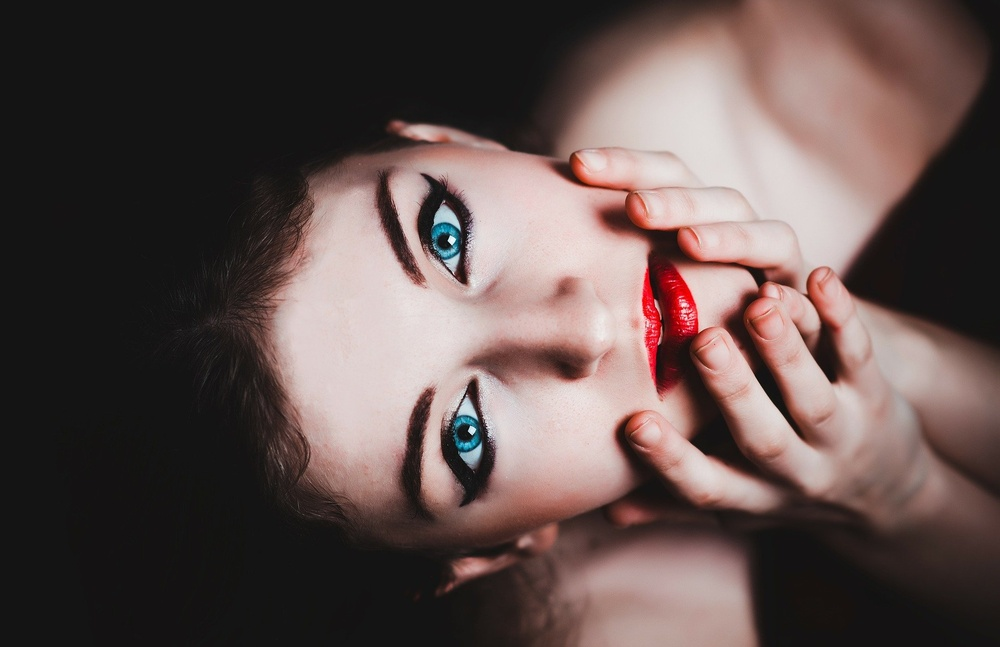
#> input picture data/woman2.jpg, 1000 x 647 px, shrunk from 1920 x 1243 before the run
$ python binarizeImage.py
#> lines starting #> are read from the running program, lines starting #| are printed output that depends on the picture
import cv2
from matplotlib import pyplot as plt

img = cv2.imread('data/woman2.jpg')
#> img is the input picture: shape (647, 1000, 3); mean B, G, R 78.2, 80.9, 97.2

threshold = 128
maxValue = 255
im_bool = img < threshold
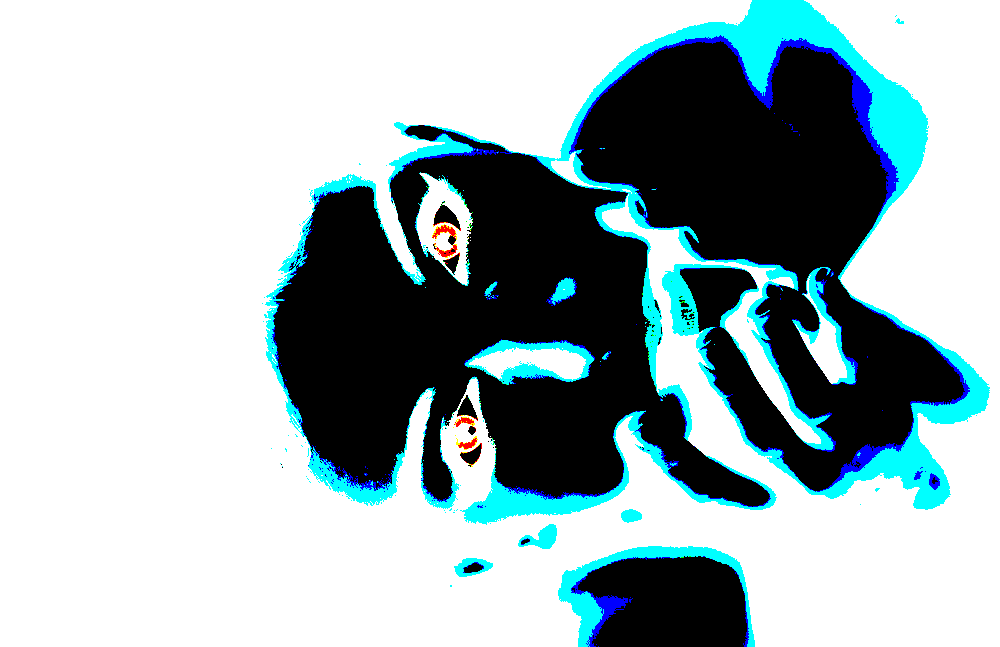
#> im_bool: shape (647, 1000, 3) bool; mean B, G, R 0.71, 0.697, 0.625

print(im_bool)
#> (printed output is left out)

newImage = im_bool * maxValue

plt.imshow(newImage)
plt.show()
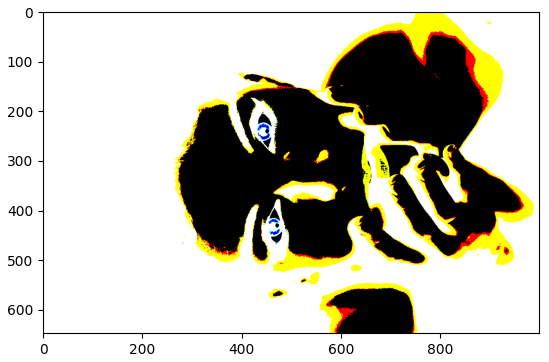
#> figure drawn by matplotlib, 1 panel; B, G, R data is drawn as R, G, B

$ run again, with data/moon.jpg copied over data/woman2.jpg
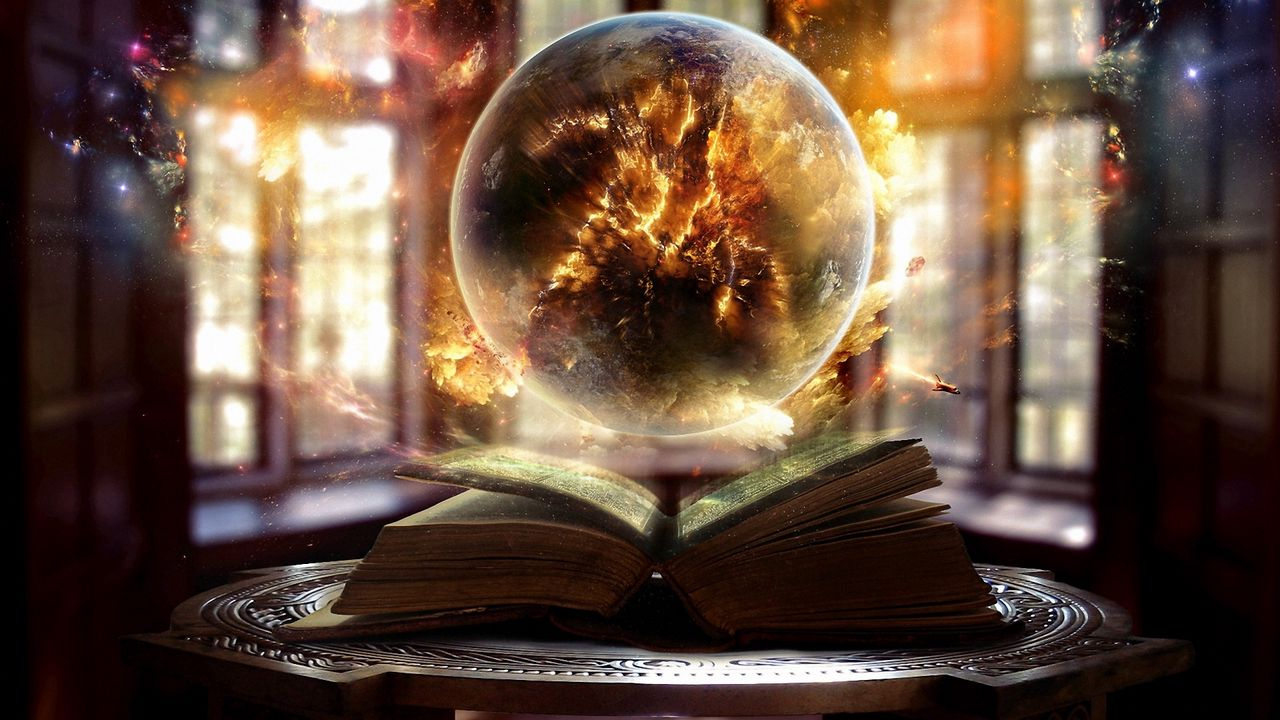
#> input picture data/moon.jpg, 1280 x 720 px
#> img is the input picture: shape (720, 1280, 3); mean B, G, R 62.6, 78.1, 101.7
#> `im_bool = img < threshold`:
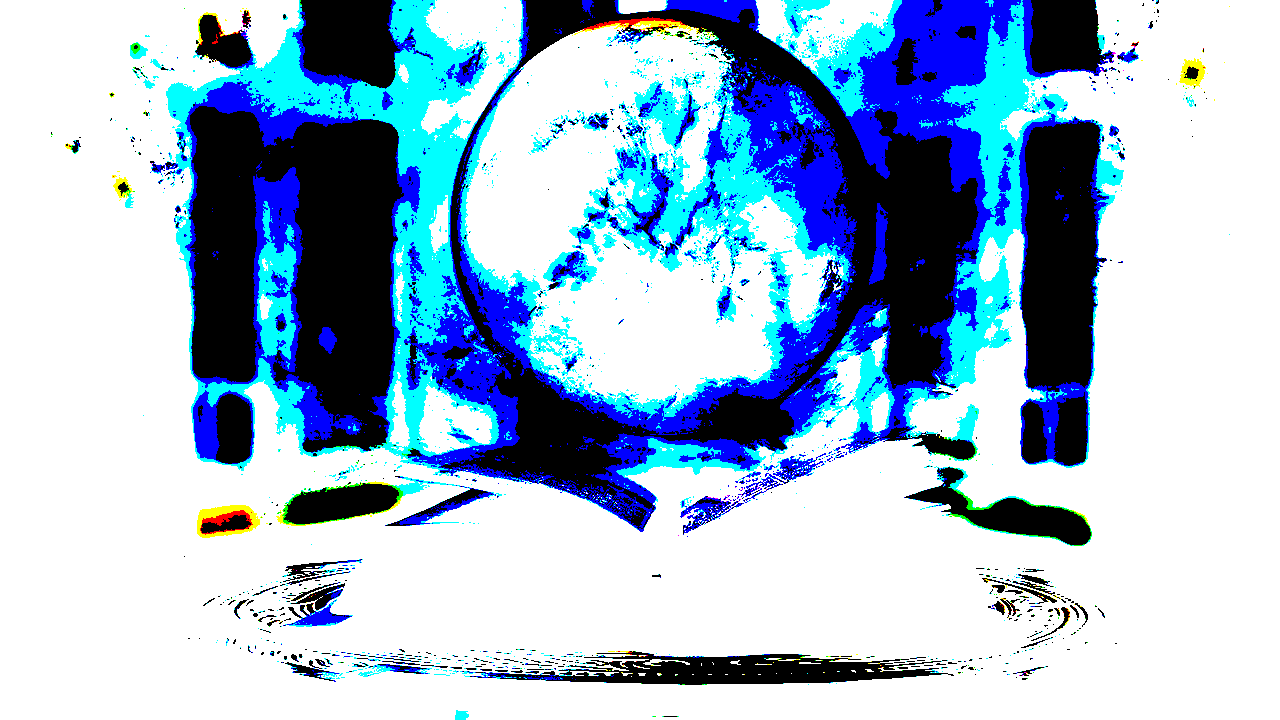
#> im_bool: shape (720, 1280, 3) bool; mean B, G, R 0.818, 0.727, 0.628
#> (printed output is left out)
#> `plt.show()`:
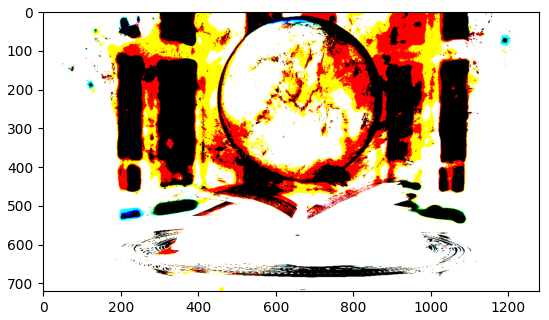
#> figure drawn by matplotlib, 1 panel; B, G, R data is drawn as R, G, B
